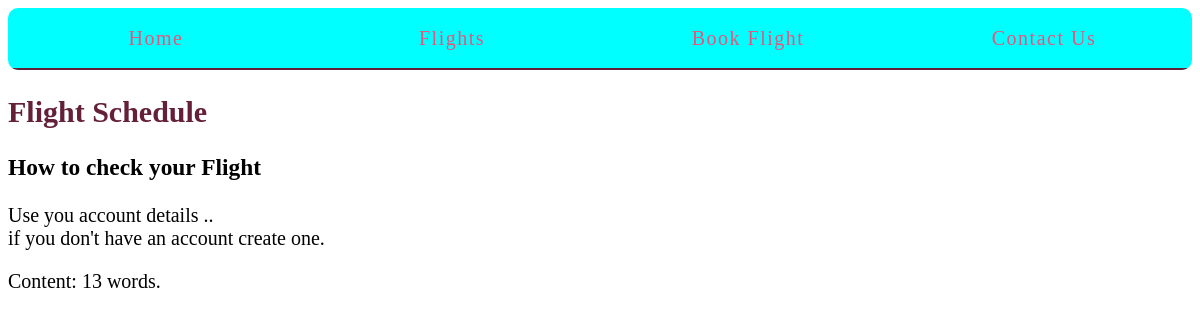
/bookings/1/t1/, run on the app's committed database.
### bookings/models.py (models this page shows, shortened)
class Step(models.Model):
	title = models.CharField(max_length=255)
	description = models.TextField()
	order = models.IntegerField(default=0)
	booking = models.ForeignKey(Booking)
	class Meta:
		abstract = True
		ordering = ['order',]

class Text(Step):
	content = models.TextField(blank=True, default='')

class Booking(models.Model):
	created_at = models.DateTimeField(auto_now_add=True)
	title = models.CharField(max_length=255)
	description = models.TextField()

### bookings/views.py (the view)
# urls.py: url(r'(?P<booking_pk>\d+)/t(?P<step_pk>\d+)/$', views.text_detail, name='text'),
def text_detail(request, booking_pk, step_pk):
	step = get_object_or_404(models.Text,booking_id=booking_pk, pk=step_pk)
	return render (request, 'bookings/step_detail.html', {'step': step})

### bookings/templates/bookings/step_detail.html (shortened to what this page needs)
{% extends "layout.html" %}
{% block content %}
<article>
	<h2><a href="{% url 'bookings:detail' pk=step.booking.pk %}">{{ step.booking.title }}</a></h2>
	<h3>{{ step.title }}</h3>
	{% with con=step.content %}
		{{ con|linebreaks }} Content: {{ con|wordcount }} words.
	{% endwith %}
</article>
{% endblock %}

### assets/css/layout.css (style rules this page uses)
html { box-sizing: border-box; }
*, *::after, *::before { box-sizing: inherit; }
article h2 a, article h3 a { color: #642039; text-decoration: none; }

### data on the page
Text: booking "Flight Schedule", title "How to check your Flight", content "Use you account details .. if you don't have an account create one.", content "13"
